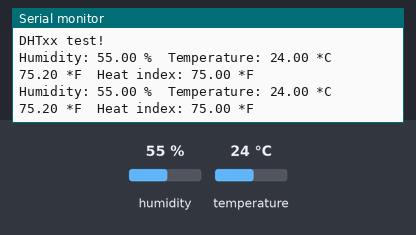
Recording of a sketch running on a simulated ESP8266 (NodeMCU). Shown: the last lines printed to the serial monitor. The inputs (shaded band) are chosen by the test bench; at power-on: humidity 55 %, temperature 24 °C.

Above: at 4.8 s.
4.9 s: humidity set to 22 %
At 6.5 s:
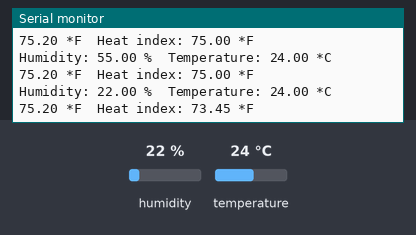
7.9 s: temperature set to 12 °C
At 8.5 s:
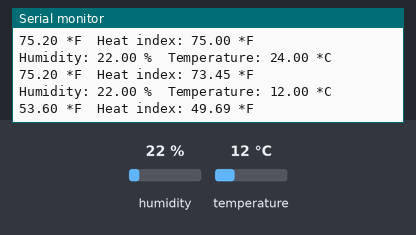
10.9 s: humidity set to 40 %
At 12.6 s:
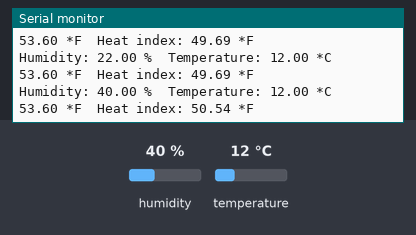
Timing chart, 0 to 14.1 s (numbered marks = the images above; inputs shaded):
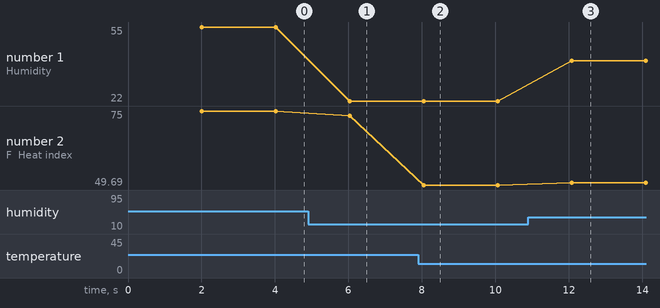

Measured:
- after the input at 4.9 s, the serial monitor: prints a new line after 1.1 s (image 1)
- after the input at 7.9 s, the serial monitor: prints a new line after 0.15 s (image 2)
- after the input at 10.9 s, the serial monitor: prints a new line after 1.2 s (image 3)
- plotted number 1: 55 → 22 after the input at 4.9 s, 22 → 40 after the input at 10.9 s
- plotted number 2: 75 → 73.45 after the input at 4.9 s, 73.45 → 49.69 after the input at 7.9 s, 49.69 → 50.54 after the input at 10.9 s

The sketch:

dht22.ino
```cpp
#include <DHT.h>
#include <DHT_U.h>

uint8_t DHTPIN = D1;
#define DHTTYPE DHT22
DHT dht(DHTPIN, DHTTYPE);
void setup() {
  // put your setup code here, to run once:
  Serial.begin(9600);
  Serial.println("DHTxx test!");

  dht.begin();
}

void loop() {
  delay(2000);
  float h = dht.readHumidity();
  float t = dht.readTemperature();
  float f = dht.readTemperature(true);

  if (isnan(h) || isnan(t) || isnan(f)) {
    Serial.println("Failed to read from DHT sensor!");
    return;
  }

  // Compute heat index
  // Must send in temp in Fahrenheit!
  float hi = dht.computeHeatIndex(f, h);

  Serial.print("Humidity: ");
  Serial.print(h);
  Serial.print(" %");
  Serial.print("\t");
  Serial.print("Temperature: ");
  Serial.print(t);
  Serial.println(" *C ");
  Serial.print(f);
  Serial.print(" *F\t");
  Serial.print("Heat index: ");
  Serial.print(hi);
  Serial.println(" *F");

}
```
